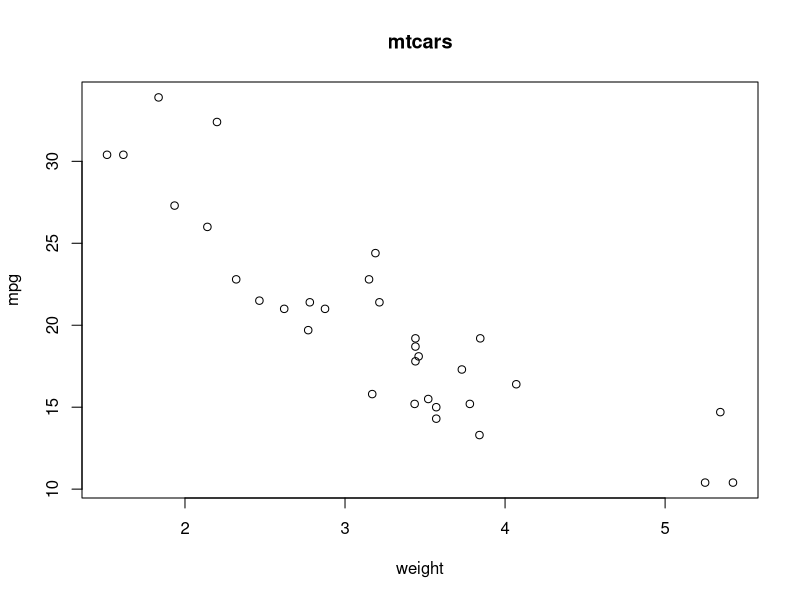
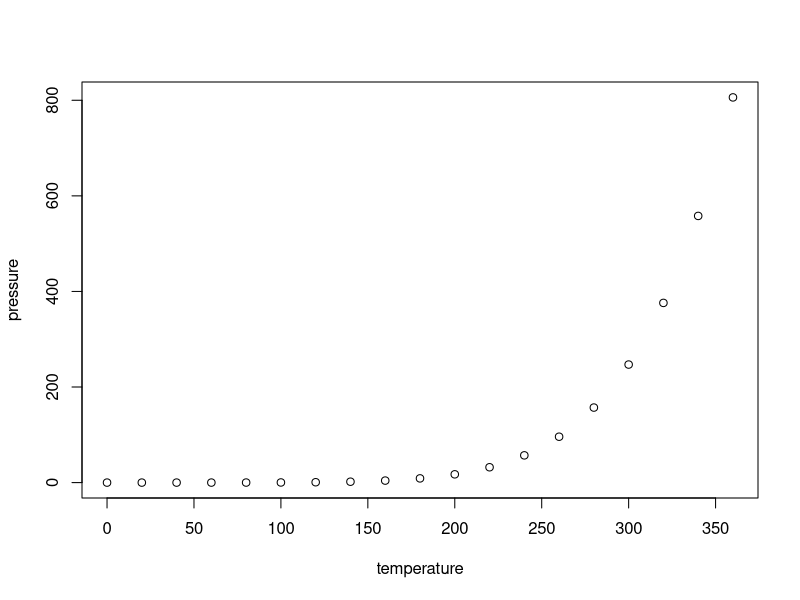

These charts were generated, in order, by the following R code:
## ---- chunk 1

summary(cars)

plot(mtcars$`wt`,mtcars$`mpg`,xlab="weight",ylab="mpg",main="mtcars")

## ---- chunk 2
plot(pressure)
